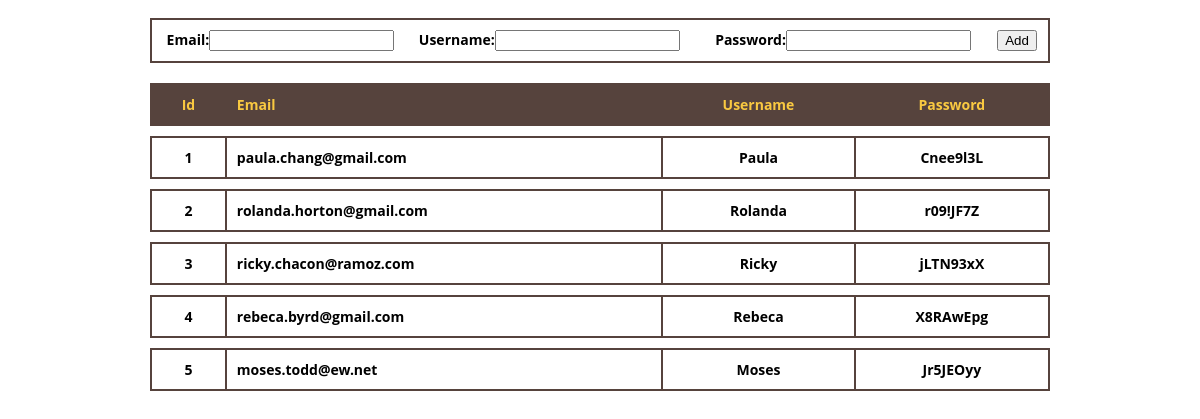
The page / on the database its author committed.
### tables this page shows
CREATE TABLE IF NOT EXISTS `users_info` (
  `id` int(11) NOT NULL AUTO_INCREMENT,
  `username` varchar(15) NOT NULL,
  `password` text NOT NULL,
  `email` text NOT NULL,
  PRIMARY KEY (`id`),
  UNIQUE KEY `id` (`id`)
);

### index.php (the view, shortened to what this page needs)
<!DOCTYPE html>
<html>
<head>
  <link rel="stylesheet" type="text/css" href="style.css?<?echo time();?>">
</head>
<body>
	<div class="DB_DATA">
    <table>
      <tr class="addUser">
        <td>Email:<input id="Email" type="text"></td>
        <td>Username:<input  id="Username" type="text"></td>
        <td>Password:<input id="Password" type="text"></td>
        <td ><button id="AddButton">Add</button></td>
      </tr>
     </table>
		<table id="Table">
			<thead>
				<tr>
					<td>Id</td>
					<td>Email</td>
					<td>Username</td>
					<td>Password</td>
				</tr>
			</thead>
      <tbody>
            <?php
            $result = mysql_query('SELECT * FROM users_info');
            while ($row = mysql_fetch_array($result)) {
              echo '<tr onclick="SelectedRow('.$row["id"].')" class="data" id="row:'.$row["id"].'">';
              echo '<td>'.$row["id"].'</td>';
              echo '<td>'.$row["email"].'</td>';
              echo '<td>'.$row["username"].'</td>';
              echo '<td>'.$row["password"].'</td>';
              echo '</tr>';
            }
            ?>
      </tbody>
		</table>
	</div>
</body>
</html>

### style.css (style rules this page uses)
body { text-align: center; }
div { width: 900px; height: 20%; margin: 0 auto; }
table { width: 100%; border-spacing: 0 10px; font-family: 'Open Sans', sans-serif; font-weight: bold; }
thead { width: 100%; padding: 10px 20px; background: #56433D; color: #F9C941; border-right: 2px solid; font-size: 0.9em; }
td { vertical-align: middle; padding: 10px; font-size: 14px; text-align: center; border-top: 2px solid #56433D; border-bottom: 2px solid #56433D; border-right: 2px solid #56433D; }
td:first-child { border-left: 2px solid #56433D; }
td:nth-child(2) { text-align: left; }
.addUser td:nth-child(2) { border-right: none; }
.addUser td:first-child { border-right: none; }
.addUser td:nth-child(3) { border-right: none; }

### rows shown on the page
users_info: id "1", email "paula.chang@gmail.com", username "Paula", password "Cnee9l3L"
users_info: id "2", email "rolanda.horton@gmail.com", username "Rolanda", password "r09!JF7Z"
users_info: id "3", email "ricky.chacon@ramoz.com", username "Ricky", password "jLTN93xX"
users_info: id "4", email "rebeca.byrd@gmail.com", username "Rebeca", password "X8RAwEpg"
users_info: id "5", email "moses.todd@ew.net", username "Moses", password "Jr5JEOyy"
